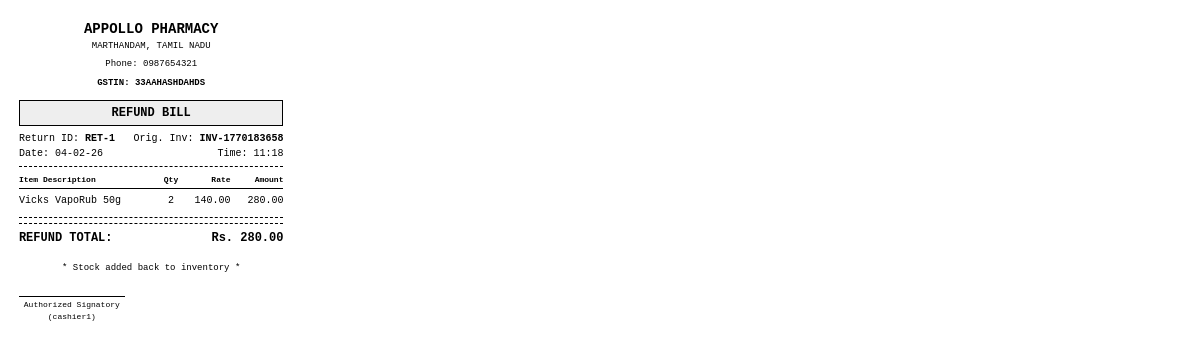
Screenshot of /print_refund/1 (signed in) with the database file from the repository.
### app.py (models this page shows, shortened)
class Returns(db.Model):
    return_id = db.Column(db.Integer, primary_key = True)
    order_id = db.Column(db.Integer, db.ForeignKey('orders.order_id'), nullable = False)
    shift_id = db.Column(db.Integer, db.ForeignKey(Shift_management.shift_id), nullable = False)
    refund_amount = db.Column(db.Float, nullable = False)
    return_time = db.Column(db.DateTime, nullable = False, default = datetime.now)

class Orders(db.Model):
    order_id = db.Column(db.Integer, primary_key = True)
    invoice_no = db.Column(db.String(), unique = True, nullable = False)
    customer_id = db.Column(db.Integer, db.ForeignKey('customers.customer_id'), nullable = False)
    shift_id = db.Column(db.Integer, db.ForeignKey('shift_management.shift_id'), nullable = False)
    total_amount_before_tax = db.Column(db.Float, nullable = False, default = 0.0)
    tax_amount = db.Column(db.Float, nullable = False, default = 0.0)
    discount_amount = db.Column(db.Float, nullable = False, default = 0.0)
    doctor_name = db.Column(db.String(100), nullable=True)
    final_amount = db.Column(db.Float, nullable = False)
    status = db.Column(db.String(), nullable = False, default = "Paid")
    created_at = db.Column(db.DateTime, nullable = False, default = datetime.now)

class Products(db.Model):
    product_id = db.Column(db.Integer, primary_key=True)
    barcode = db.Column(db.String(100), unique=True, nullable=False)
    product_name = db.Column(db.String(200), nullable=False)
    composition = db.Column(db.String(200), nullable=True)
    manufacturer = db.Column(db.String(100), nullable=True)
    schedule_type = db.Column(db.String(10), default="Normal")
    category = db.Column(db.String(100), nullable=False)
    hsn_code = db.Column(db.String(20), nullable=True)
    tax_rate = db.Column(db.Float, nullable=False, default=0.0)
    batches = db.relationship('Batches', backref='product', lazy=True)

class Order_items(db.Model):
    order_item_id = db.Column(db.Integer, primary_key = True)
    order_id = db.Column(db.Integer, db.ForeignKey('orders.order_id'), nullable = False)
    product_id = db.Column(db.Integer, db.ForeignKey('products.product_id'), nullable = False)
    batch_id = db.Column(db.Integer, db.ForeignKey('batches.batch_id'), nullable = True)
    item_name = db.Column(db.String(200), nullable=True)
    quantity = db.Column(db.Integer, nullable = False, default = 1)
    unit_price = db.Column(db.Float, nullable = False)
    total_price = db.Column(db.Float, nullable = False)
    avail_return_items = db.Column(db.Integer, nullable = False, default = 0)

class User(db.Model):
    user_id = db.Column(db.Integer, primary_key=True)
    username = db.Column(db.String(80), unique=True, nullable=False)
    password = db.Column(db.String(80), nullable=False)
    role = db.Column(db.String(20), nullable=False, default='cashier')
    created_at = db.Column(db.DateTime, nullable=False, default=datetime.now)
    expiration_date = db.Column(db.DateTime, nullable=False)

### app.py (the view)
@app.route('/print_refund/<int:return_id>')
def print_refund(return_id):
    if 'user_id' not in session: return redirect('/login')
    result = db.session.query(Returns, User, Orders)\
        .join(Shift_management, Returns.shift_id == Shift_management.shift_id)\
        .join(User, Shift_management.user_id == User.user_id)\
        .join(Orders, Returns.order_id == Orders.order_id)\
        .filter(Returns.return_id == return_id)\
        .first()
    if not result:
        return "Refund Record Not Found", 404
    ret, cashier, original_order = result
    return_lines = db.session.query(Return_items, Order_items)\
        .join(Order_items,
              (Order_items.order_id == ret.order_id) &
              (Order_items.product_id == Return_items.product_id))\
        .filter(Return_items.return_id == return_id)\
        .all()
    processed_items = []
    for r_item, o_item in return_lines:
        display_name = o_item.item_name
        if not display_name:
            if o_item.product_id == 0:
                display_name = "Manual Item"
            else:
                p = Products.query.get(o_item.product_id)
                display_name = p.product_name if p else "Unknown Product"
        processed_items.append({
            'name': display_name,
            'qty': r_item.quantity,
            'rate': o_item.unit_price,
            'total': r_item.quantity * o_item.unit_price
        })
    return render_template('refund_receipt.html',
                           r=ret,
                           cashier=cashier,
                           items=processed_items, # <--- Passing the items list now!
                           original_invoice=original_order.invoice_no)

### templates/refund_receipt.html (shortened to what this page needs)
<!DOCTYPE html>
<html lang="en">
<head>
    <script src="{{ url_for('static', filename='tailwind.min.js') }}"></script>
</head>
<body onload="window.print()">
    <div class="header">
        <div class="store-name">APPOLLO PHARMACY</div>
        <div class="meta">MARTHANDAM, TAMIL NADU</div>
        <div class="meta">Phone: 0987654321</div>
        <div class="meta font-bold">GSTIN: 33AAHASHDAHDS</div>
    </div>
    <div class="title-box">REFUND BILL</div>
    <div class="bill-info">
        <div class="bill-info-col">
            <span>Return ID: <b>RET-{{ r.return_id }}</b></span>
            <span>Date: {{ r.return_time.strftime('%d-%m-%y') }}</span>
        </div>
        <div class="bill-info-col text-right">
            <span>Orig. Inv: <b>{{ original_invoice }}</b></span>
            <span>Time: {{ r.return_time.strftime('%H:%M') }}</span>
        </div>
    </div>
    <div class="divider"></div>
    <table>
        <thead>
            <tr>
                <th class="col-item">Item Description</th>
                <th class="col-qty text-center">Qty</th>
                <th class="col-rate text-right">Rate</th>
                <th class="col-amt text-right">Amount</th>
            </tr>
        </thead>
        <tbody>
            {% for item in items %}
            <tr>
                <td>{{ item.name }}</td>
                <td class="text-center">{{ item.qty }}</td>
                <td class="text-right">{{ "%.2f"|format(item.rate) }}</td>
                <td class="text-right">{{ "%.2f"|format(item.total) }}</td>
            </tr>
            {% endfor %}
        </tbody>
    </table>
    <div class="divider"></div>
    <div class="totals-row">
        <span>REFUND TOTAL:</span>
        <span>Rs. {{ "%.2f"|format(r.refund_amount|abs) }}</span>
    </div>
    <div class="footer">
        <p>* Stock added back to inventory *</p>
    </div>
    <div class="signature-section">
        <div class="sign-box">Authorized Signatory<br>({{ cashier.username }})</div>
    </div>
</body>
</html>

### templates/refund_receipt.html (style rules this page uses)
body { font-family: 'Courier New', Courier, monospace; width: 80mm; margin: 0; padding: 5mm; font-size: 10px; color: #000; }
.header { text-align: center; margin-bottom: 10px; }
.store-name { font-size: 14px; font-weight: bold; text-transform: uppercase; }
.meta { font-size: 9px; margin-bottom: 5px; }
.divider { border-bottom: 1px dashed #000; margin: 5px 0; }
.bill-info { display: flex; justify-content: space-between; margin-bottom: 2px; }
.bill-info-col { display: flex; flex-direction: column; }
.title-box { text-align: center; font-weight: bold; font-size: 12px; border: 1px solid #000; padding: 3px; margin: 5px 0; background: #eee; }
table { width: 100%; border-collapse: collapse; margin-top: 5px; }
th { text-align: left; border-bottom: 1px solid #000; padding: 2px 0; font-size: 8px; }
td { padding: 4px 0; vertical-align: top; }
.text-right { text-align: right; }
.text-center { text-align: center; }
.font-bold { font-weight: bold; }
.col-item { width: 50%; }
.col-qty { width: 15%; }
.col-rate { width: 15%; }
.col-amt { width: 20%; }
.totals-row { display: flex; justify-content: space-between; font-size: 12px; font-weight: bold; margin-top: 5px; border-top: 1px dashed #000; padding-top: 5px; }
.footer { text-align: center; margin-top: 15px; font-size: 9px; }
.signature-section { margin-top: 20px; display: flex; justify-content: space-between; font-size: 8px; }
.sign-box { width: 40%; border-top: 1px solid #000; text-align: center; padding-top: 2px; }

### rows the page displays
Returns: return_id "1", return_time "04-02-26", return_time "11:18", refund_amount|abs "280.00"
Orders: invoice_no "INV-1770183658"
Products: name "Vicks VapoRub 50g"
Order_items: rate "140.00"
User: username "cashier1"

### other values shown
{{ item.qty }} "2"
{{ "%.2f"|format(item.total) }} "280.00"
